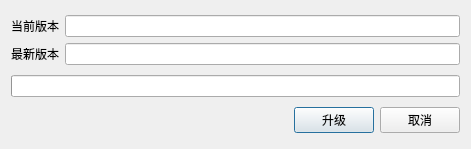
<?xml version="1.0" encoding="UTF-8"?>
<ui version="4.0">
 <class>fastfd_update</class>
 <widget class="QDialog" name="fastfd_update">
  <property name="geometry">
   <rect>
    <x>0</x>
    <y>0</y>
    <width>471</width>
    <height>149</height>
   </rect>
  </property>
  <property name="windowTitle">
   <string>Dialog</string>
  </property>
  <layout class="QVBoxLayout" name="verticalLayout">
   <item>
    <layout class="QGridLayout" name="gridLayout">
     <item row="0" column="0">
      <widget class="QLabel" name="label">
       <property name="text">
        <string>当前版本</string>
       </property>
      </widget>
     </item>
     <item row="0" column="1">
      <widget class="QLineEdit" name="lineEdit_cur_version"/>
     </item>
     <item row="1" column="0">
      <widget class="QLabel" name="label_newest_version">
       <property name="text">
        <string>最新版本</string>
       </property>
      </widget>
     </item>
     <item row="1" column="1">
      <widget class="QLineEdit" name="lineEdit_newest_version">
       <property name="text">
        <string/>
       </property>
      </widget>
     </item>
    </layout>
   </item>
   <item>
    <widget class="QProgressBar" name="progressBar"/>
   </item>
   <item>
    <layout class="QHBoxLayout" name="horizontalLayout">
     <item>
      <spacer name="horizontalSpacer">
       <property name="orientation">
        <enum>Qt::Horizontal</enum>
       </property>
       <property name="sizeHint" stdset="0">
        <size>
         <width>40</width>
         <height>20</height>
        </size>
       </property>
      </spacer>
     </item>
     <item>
      <widget class="QPushButton" name="pushButton_update">
       <property name="text">
        <string>升级</string>
       </property>
      </widget>
     </item>
     <item>
      <widget class="QPushButton" name="pushButton_cancel">
       <property name="text">
        <string>取消</string>
       </property>
      </widget>
     </item>
    </layout>
   </item>
  </layout>
 </widget>
 <resources/>
 <connections/>
</ui>
